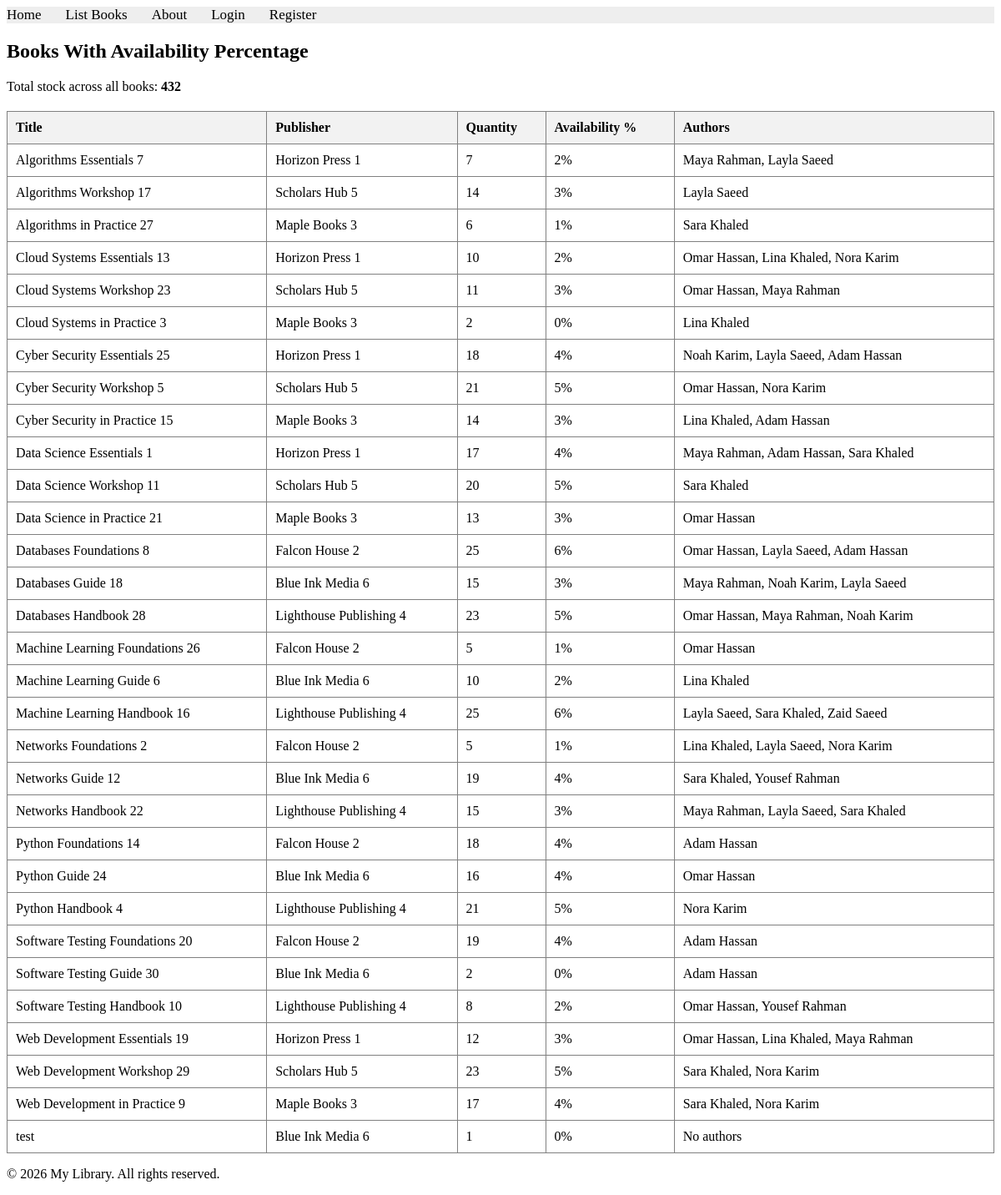
The app's page /books/lab9/task1 with its own data.
### apps/bookmodule/models.py (models this page shows, shortened)
class Book(models.Model):
    title = models.CharField(max_length=100)
    author = models.CharField(max_length=50, blank=True)
    price = models.FloatField(default=0.0)
    quantity = models.IntegerField(default=1)
    pubdate = models.DateTimeField(null=True, blank=True)
    rating = models.SmallIntegerField(default=1)
    edition = models.SmallIntegerField(default=1)
    publisher = models.ForeignKey(
        Publisher,
        null=True,
        blank=True,
        on_delete=models.SET_NULL,
    )
    authors = models.ManyToManyField(Author, blank=True)

class Publisher(models.Model):
    name = models.CharField(max_length=200)
    location = models.CharField(max_length=300)

class Author(models.Model):
    name = models.CharField(max_length=200)
    DOB = models.DateField(null=True)

### apps/bookmodule/views.py (the view)
# urls.py: path('lab9/task1', views.lab9_task1, name="books.lab9_task1"),
def lab9_task1(request):
    books = list(
        Book.objects.select_related('publisher').prefetch_related('authors').order_by('title')
    )
    total_stock = Book.objects.aggregate(total_stock=Coalesce(Sum('quantity'), 0))[
        'total_stock'
    ]
    for book in books:
        if total_stock > 0:
            book.availability_percentage = round((book.quantity / total_stock) * 100)
        else:
            book.availability_percentage = 0
    return render(
        request,
        'bookmodule/lab9_task1.html',
        {'books': books, 'total_stock': total_stock},
    )

### apps/templates/bookmodule/lab9_task1.html (shortened to what this page needs)
{% extends "layouts/base.html" %}
{% block content %}
<h2>Books With Availability Percentage</h2>
<p>Total stock across all books: <strong>{{ total_stock }}</strong></p>
<table border="1" style="width: 100%; border-collapse: collapse; margin-top: 20px;">
    <thead>
        <tr style="background-color: #f2f2f2; text-align: left;">
            <th style="padding: 10px;">Title</th>
            <th style="padding: 10px;">Publisher</th>
            <th style="padding: 10px;">Quantity</th>
            <th style="padding: 10px;">Availability %</th>
            <th style="padding: 10px;">Authors</th>
        </tr>
    </thead>
    <tbody>
        {% for book in books %}
        <tr>
            <td style="padding: 10px;">{{ book.title }}</td>
            <td style="padding: 10px;">{{ book.publisher.name|default:"No publisher" }}</td>
            <td style="padding: 10px;">{{ book.quantity }}</td>
            <td style="padding: 10px;">{{ book.availability_percentage }}%</td>
            <td style="padding: 10px;">
                {% for author in book.authors.all %}
                    {{ author.name }}{% if not forloop.last %}, {% endif %}
                {% empty %}
                    No authors
                {% endfor %}
            </td>
        </tr>
        {% empty %}
        <tr>
            <td colspan="5" style="text-align: center; padding: 10px;">No books found.</td>
        </tr>
        {% endfor %}
    </tbody>
</table>
{% endblock content %}

### records on screen
Book: title "Algorithms Essentials 7", publisher.name "Horizon Press 1", quantity "7", availability_percentage "2"
Author: name "Maya Rahman"
Author: name "Layla Saeed"
Book: title "Algorithms Workshop 17", publisher.name "Scholars Hub 5", quantity "14", availability_percentage "3"
Book: title "Algorithms in Practice 27", publisher.name "Maple Books 3", quantity "6", availability_percentage "1"
Author: name "Sara Khaled"
Book: title "Cloud Systems Essentials 13", publisher.name "Horizon Press 1", quantity "10", availability_percentage "2"
Author: name "Omar Hassan"
Author: name "Lina Khaled"
Author: name "Nora Karim"
Book: title "Cloud Systems Workshop 23", publisher.name "Scholars Hub 5", quantity "11", availability_percentage "3"
Book: title "Cloud Systems in Practice 3", publisher.name "Maple Books 3", quantity "2", availability_percentage "0"
Book: title "Cyber Security Essentials 25", publisher.name "Horizon Press 1", quantity "18", availability_percentage "4"
Author: name "Noah Karim"
Author: name "Adam Hassan"
Book: title "Cyber Security Workshop 5", publisher.name "Scholars Hub 5", quantity "21", availability_percentage "5"
Book: title "Cyber Security in Practice 15", publisher.name "Maple Books 3", quantity "14", availability_percentage "3"
Book: title "Data Science Essentials 1", publisher.name "Horizon Press 1", quantity "17", availability_percentage "4"
Book: title "Data Science Workshop 11", publisher.name "Scholars Hub 5", quantity "20", availability_percentage "5"
Book: title "Data Science in Practice 21", publisher.name "Maple Books 3", quantity "13", availability_percentage "3"
Book: title "Databases Foundations 8", publisher.name "Falcon House 2", quantity "25", availability_percentage "6"
Book: title "Databases Guide 18", publisher.name "Blue Ink Media 6", quantity "15", availability_percentage "3"
Book: title "Databases Handbook 28", publisher.name "Lighthouse Publishing 4", quantity "23", availability_percentage "5"
Book: title "Machine Learning Foundations 26", publisher.name "Falcon House 2", quantity "5", availability_percentage "1"
Book: title "Machine Learning Guide 6", publisher.name "Blue Ink Media 6", quantity "10", availability_percentage "2"
Book: title "Machine Learning Handbook 16", publisher.name "Lighthouse Publishing 4", quantity "25", availability_percentage "6"
Author: name "Zaid Saeed"
Book: title "Networks Foundations 2", publisher.name "Falcon House 2", quantity "5", availability_percentage "1"
Book: title "Networks Guide 12", publisher.name "Blue Ink Media 6", quantity "19", availability_percentage "4"
Author: name "Yousef Rahman"
Book: title "Networks Handbook 22", publisher.name "Lighthouse Publishing 4", quantity "15", availability_percentage "3"
Book: title "Python Foundations 14", publisher.name "Falcon House 2", quantity "18", availability_percentage "4"
Book: title "Python Guide 24", publisher.name "Blue Ink Media 6", quantity "16", availability_percentage "4"
Book: title "Python Handbook 4", publisher.name "Lighthouse Publishing 4", quantity "21", availability_percentage "5"
Book: title "Software Testing Foundations 20", publisher.name "Falcon House 2", quantity "19", availability_percentage "4"
Book: title "Software Testing Guide 30", publisher.name "Blue Ink Media 6", quantity "2", availability_percentage "0"
Book: title "Software Testing Handbook 10", publisher.name "Lighthouse Publishing 4", quantity "8", availability_percentage "2"
Book: title "Web Development Essentials 19", publisher.name "Horizon Press 1", quantity "12", availability_percentage "3"
Book: title "Web Development Workshop 29", publisher.name "Scholars Hub 5", quantity "23", availability_percentage "5"
Book: title "Web Development in Practice 9", publisher.name "Maple Books 3", quantity "17", availability_percentage "4"
Book: title "test", publisher.name "Blue Ink Media 6", quantity "1", availability_percentage "0"

### other values on screen
{{ total_stock }} "432"
